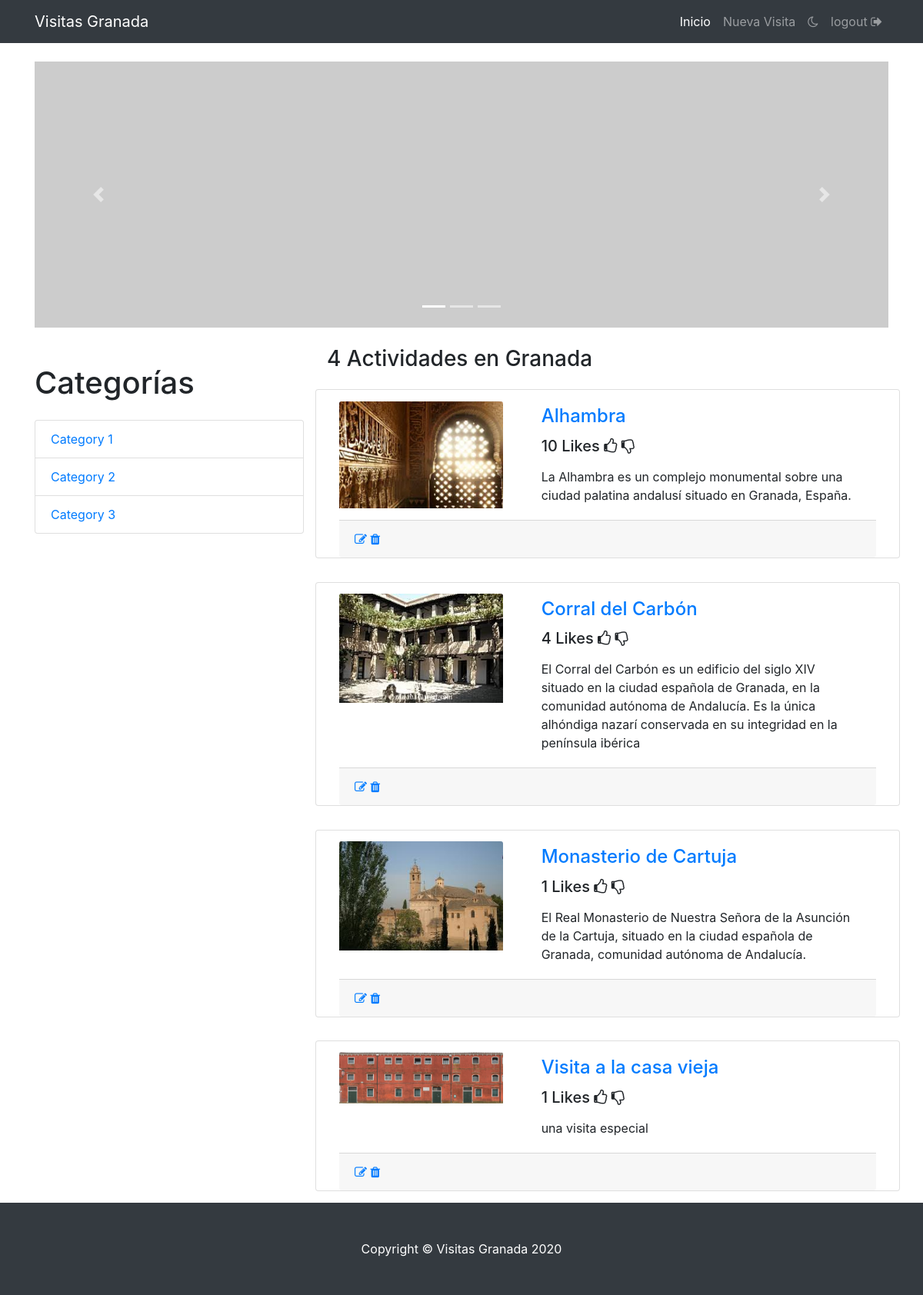
/visitas_granada/ (signed in), run on the app's committed database.
### visitas_granada/models.py (models this page shows)
class Visita(models.Model):
    nombre = models.CharField(max_length=100)
    descripcion = models.CharField(max_length=1000)
    likes = models.IntegerField(default=0)
    foto = models.FileField(upload_to='fotos', blank=True)

### visitas_granada/views.py (the view)
# urls.py: path('', views.index, name='index'),
def index(request):
    visits = Visita.objects.all()
    return render(request, 'index.html', {'visits': visits})

### visitas_granada/templates/index.html (shortened to what this page needs)
{% extends 'base.html' %}
{% load static %}
  {% block content %}
    <div class="row">
      <div class="col-lg-12">
        <div id="carouselExampleIndicators" class="carousel slide my-4" data-ride="carousel">
          <ol class="carousel-indicators">
            <li data-target="#carouselExampleIndicators" data-slide-to="0" class="active"></li>
            <li data-target="#carouselExampleIndicators" data-slide-to="1"></li>
            <li data-target="#carouselExampleIndicators" data-slide-to="2"></li>
          </ol>
          <div class="carousel-inner" role="listbox">
            <div class="carousel-item active">
              <img class="d-block img-fluid" src="http://placehold.it/1124x350" alt="First slide">
            </div>
          </div>
          <a class="carousel-control-prev" href="#carouselExampleIndicators" role="button" data-slide="prev">
            <span class="carousel-control-prev-icon" aria-hidden="true"></span>
          </a>
          <a class="carousel-control-next" href="#carouselExampleIndicators" role="button" data-slide="next">
            <span class="carousel-control-next-icon" aria-hidden="true"></span>
          </a>
        </div>
      </div>
    </div>
    <div class="row">
      <div class="col-lg-4">
        <h1 class="my-4">Categorías</h1>
        <div class="list-group">
          <a href="#" class="list-group-item">Category 1</a>
          <a href="#" class="list-group-item">Category 2</a>
          <a href="#" class="list-group-item">Category 3</a>
        </div>
      </div>
      <div class="col-lg-8 col-md-8 col-xs-12">
        <div class="row">
          <div class="col-lg-12 col-md-12 col-xs-12">
            <h3>{{visits|length}} Actividades en Granada</h3>
          </div>
          {% for visit in visits %}
          <div id= "VisitContainer" class="card h-100">
          <div id="container-card" class="col-lg-12 col-md-12 col-xs-12">
              <div id="VisitImg" class="col-lg-4 col-md-4 col-xs-12">
                <a href="{% url  'getVisit' visit.id %}"><img class="card-img-top" src="/media/{{ MEDIA }}{{ visit.foto }}" alt=""></a>
              </div>
              <div class="col-lg-8 col-md-8 col-xs-12">
                <div class="card-body">
                  <h4 class="card-title">
                    <a href="{% url  'getVisit' visit.id %}">{{visit.nombre}}</a>
                  </h4>
                  <h5>
                    <label id="NumberLikes-{{visit.id}}">{{visit.likes}}</label> Likes
                    <a class="ButtonIncrementLikes" data-id-visit="{{visit.id}}"><i class="fa fa-thumbs-o-up" aria-hidden="true"></i></a>
                    <a class="ButtonDecrementLikes" data-id-visit="{{visit.id}}"><i class="fa fa-thumbs-o-down" aria-hidden="true"></i></a>
                  </h5>
                  <p class="card-text">{{visit.descripcion}}</p>
                </div>
              </div>
              {% if user.is_staff %}
                  <div class="col-lg-12 col-md-12 col-xs-12">
                    <div class="card-footer">
                        <a href="{% url  'editVisitView' visit.id %}"><i class="fa fa-edit" data-toggle="tooltip" data-placement="top" title="Editar"></i></a>
                        <a href="{% url  'deleteVisit' visit.id %}"><i class="fa fa-trash" data-toggle="tooltip" data-placement="top" title="Eliminar"></i></a>
                    </div>
                  </div>
              {% endif %}
            </div>
          </div>
          {% endfor %}
        </div>
      </div>
    </div>
  {% endblock %}

### visitas_granada/static/css/shop-homepage.css (style rules this page uses)
body { padding-top: 56px; }

### visitas_granada/static/css/styles.css (style rules this page uses)
#container-card { display: flex; flex-wrap: wrap; }
#VisitContainer { margin-top: 2%; margin-bottom: 2%; }
#VisitImg { margin-top:2%; }
.ButtonIncrementLikes, .ButtonDecrementLikes { cursor: pointer; }

### data on the page
Visita: foto (picture), nombre "Alhambra", likes "10", descripcion "La Alhambra es un complejo monumental sobre una ciudad palatina andalusí situado en Granada, España."
Visita: foto (picture), nombre "Corral del Carbón", likes "4", descripcion "El Corral del Carbón es un edificio del siglo XIV situado en la ciudad española de Granada, en la comunidad autónoma de Andalucía. Es la única alhóndiga nazarí conservada en su integridad en la península ibérica"
Visita: foto (picture), nombre "Monasterio de Cartuja", likes "1", descripcion "El Real Monasterio de Nuestra Señora de la Asunción de la Cartuja, situado en la ciudad española de Granada, comunidad autónoma de Andalucía."
Visita: foto (picture), nombre "Visita a la casa vieja", likes "1", descripcion "una visita especial"

### other printed values
{{ visits|length }} "4"
